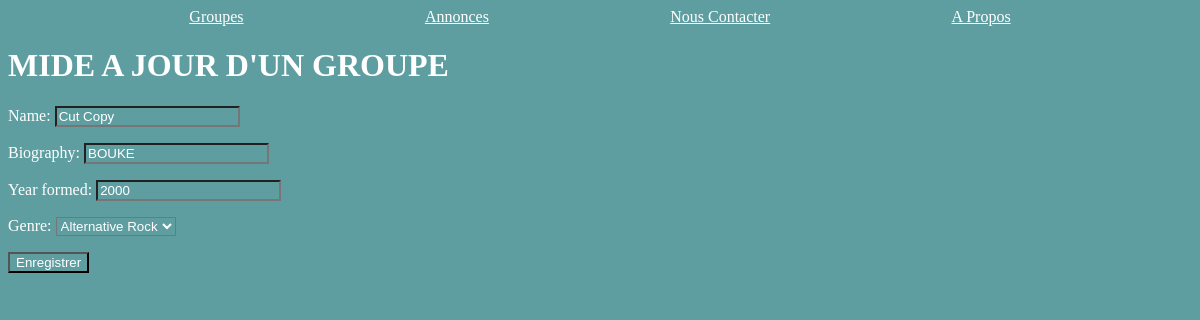
Screenshot of /bands/2/change/ with the database file from the repository.
### listings/models.py (models this page shows, shortened)
class Band(models.Model):
    name=models.fields.CharField(max_length=100)
    genre=models.fields.CharField(max_length=50)
    biography=models.fields.CharField(max_length=1000)
    year_formed=models.fields.IntegerField(validators=[MinValueValidator(1900),MaxValueValidator(2022)])
    active=models.fields.BooleanField(default=True)
    official_homepage=models.fields.URLField(null=True,blank=True)
    class Genre(models.TextChoices):
        HIP_HOP='HH'
        SYNTH_POP='SP'
        ALTERNATIVE_ROCK='AR'
    genre=models.fields.CharField(choices=Genre.choices,max_length=5)

### listings/views.py (the view)
# urls.py: path('bands/<int:id>/change/',views.update_band,name="band-update"),
def update_band(request,id):
    band=Band.objects.get(id=id)
    if request.method=='POST':
        form=BandForm(request.POST,instance=band)
        if form.is_valid():
            form.save()
            return redirect('band-detail',band.id)
    else:
        form=BandForm(instance=band)
    return render(request,
    'listings/band_update.html',
    {'form':form})

### listings/forms.py
class BandForm(forms.ModelForm):
    class Meta:
        model=Band
        exclude=('active','official_homepage')

### listings/templates/listings/band_update.html (shortened to what this page needs)
{% extends 'listings/base.html' %}
{% block content %}
<h1>MIDE A JOUR D'UN GROUPE</h1>
<form action="" method="POST">
  {{form.as_p}}
<input type="submit" value="Enregistrer">
</form>
{% endblock %}

### listings/static/listings/style.css (style rules this page uses)
* { background-color:cadetblue; color: white; }

### rows the page displays
Band: name "Cut Copy", biography "BOUKE", year_formed "2000", genre "Alternative Rock"
